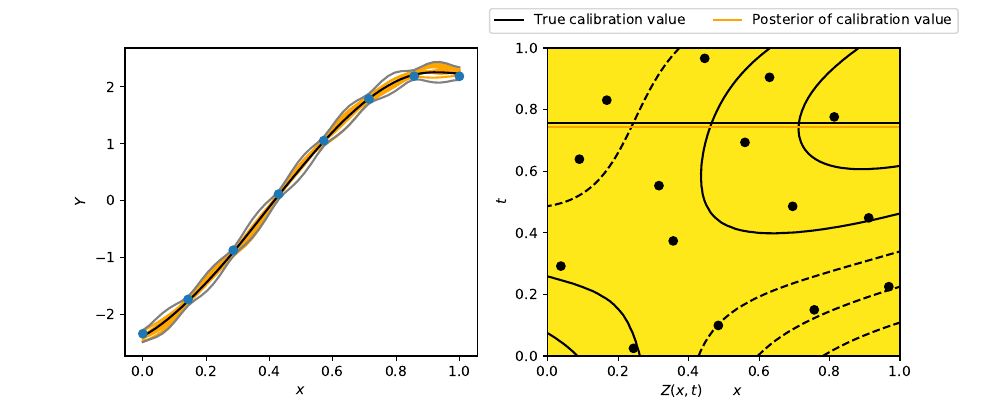

The Python source for this figure:
import os, sys
from os.path import isfile, join
from os import listdir
sys.path.append(os.path.join(os.path.dirname(__file__), "../"))

import numpy as np
import torch
from torch.utils.data import DataLoader, TensorDataset
from torch.utils.data.dataset import random_split
#from collections import OrderedDict

import timeit
#import intertools
import vcal
from vcal.nets import AdditiveDiscrepancy, RegressionNet
from vcal.layers import FourierFeaturesGaussianProcess as GP
from vcal.stats import GaussianVector
from vcal.utilities import MultiSpaceBatchLoader,SingleSpaceBatchLoader, gentxt, VcalException
from vcal.vardl_utils.initializers import IBLMInitializer

import json

import matplotlib
from matplotlib import pyplot as plt
import timeit


from vcal.utilities.designs_of_experiments import lhs_maximin, factorial




def real_computer_experiment(x,t):
    return (       (  3  *x + 5*t).cos()
            -      (-1/10*x -   t).cos()
            +  4/3*(  3  *x - 4*t).cos()
            -  2/3*(  3/2*x - 6*t).cos())
def real_discrepancy(x):
    return (   1/5*(  5/2*x).cos()
            - 1/10*(  5/2*x).sin()
            +  1/5*(  2/6*x).cos())

# TODO description of the data



def display_model(XX,YY_pred,YY=None,X=None,Y=None,i=0,sample_paths=10,plt_std=False):
    input_dim = XX.shape[1]
    nmc_test = YY_pred.shape[0]
    if input_dim==1:
        if YY is not None:
            plt.plot(XX[:,0].numpy(),YY[:,i].numpy())
        if sample_paths>0:
            n_samples = min(sample_paths,nmc_test)
            for j in range(n_samples):
                plt.plot(XX[:,0].numpy(),YY_pred[j,:,i].detach().numpy(),c="orange")
        fmean = YY_pred[:,:,i].detach().mean(0)
        fsd = YY_pred[:,:,i].detach().var(0).sqrt()
        plt.plot(XX[:,0].numpy(),fmean.numpy(),c="black")
        plt.plot(XX[:,0].numpy(),(fmean+2*fsd).numpy(),c="grey")
        plt.plot(XX[:,0].numpy(),(fmean-2*fsd).numpy(),c="grey")
        if X is not None and Y is not None:
            plt.scatter(X[:,0].numpy(),Y[:,i].numpy(),zorder=10)
    if input_dim==2:
        if plt_std:
            fdispl = YY_pred[:,:,i].detach().var(0).sqrt()
        else:
            fdispl = YY_pred[:,:,i].detach().mean(0)
        plt.tricontourf(XX[:,0].squeeze().numpy(), XX[:,1].squeeze().numpy(), fdispl.squeeze().numpy())
        CS = plt.tricontour(XX[:,0].squeeze().numpy(), XX[:,1].squeeze().numpy(), fdispl.squeeze().numpy(),colors="black")
        #plt.clabel(CS, fontsize=9, inline=1)
        if X is not None:
            plt.scatter(X[:,0].squeeze().numpy(),X[:,1].squeeze().numpy(),color="black",zorder=10)
        



def display_calibration(X,Y,XX,YY,XX_star,TT,ZZ,model):
 

    #XGridTorch = utilities.giveGrid(axialPre,D1).type(dtype)
    #XTGridTorch = utilities.giveGrid(axialPre,D1+D2).type(dtype)
    #XXTGridTorch = XTGridTorch[,0:D1]
    #XTTGridTorch = XTGridTorch[,D1:(D1+D2)]
    #predict = model.layers[0].forward(Variable(XGridTorch),Variable(XXTGridTorch),Variable(XTTGridTorch), nMC_test)
    #print(predict)
    if False :
        marginRatio = 0.05
        margin_t=(T.max()-T.min())*marginRatio
        margin_x=(X.max()-X.min())*marginRatio
        tAxis = np.linspace(T.min()-margin_t,T.max()+margin_t,axialPre)
        xAxis = np.linspace(0-margin_x,1+margin_x,axialPre)
        tAxisTorch = torch.from_numpy(tAxis).type(dtype).unsqueeze(1)
        xAxisTorch = torch.from_numpy(xAxis).type(dtype).unsqueeze(1)
        xtgridTorch = utilities.giveGrid(axialPre,2).type(dtype)
        xGridTorch = xtgridTorch[:,0].unsqueeze(1)
        tGridTorch  = ((xtgridTorch[:,1])*(tAxisTorch.max()-tAxisTorch.min())+tAxisTorch.min()).unsqueeze(1)
        qTheta = univariateNormalPDF(tAxis,q_theta_m.squeeze().numpy(),q_theta_v.numpy())
        pTheta = univariateNormalPDF(tAxis,dataPrior.thetaMean.numpy(),dataPrior.thetaCovRoot.squeeze().numpy()**2)
        qThetaExact = realThetaPosteriorGivenHyperParam(tAxisTorch,dataPrior,model)
        dataLikely = np.interp(T.squeeze().numpy(),tAxis,qThetaExact)
        dataLikelyNorm = dataLikely/np.max(qThetaExact)
        plt.subplot(221)
        for i in range(N) :
            plt.scatter(T[i,0],0,c=[float(dataLikelyNorm[i]),float(dataLikelyNorm[i]),float(dataLikelyNorm[i])])
            plt.scatter(T[i,0],0,facecolors='none', edgecolors='black')
        plt.plot([float(trueTheta),float(trueTheta)],[0,np.max([np.max([np.max(qThetaExact),np.max(qTheta)]),np.max(pTheta)])],color="red")
        plt.plot(tAxis,qTheta,color="blue")
        plt.plot(tAxis,pTheta,color="black")
        plt.plot(tAxis,qThetaExact,color="green")
        plt.margins(x=0)
        plt.ylabel("Probability density")

        predict = model.layers[0].forward(Variable(xAxisTorch),Variable(xGridTorch),Variable(tGridTorch), nMC_test)
        Ypredict = predict[:,0:(axialPre),]
        Zpredict = predict[:,axialPre:predict.size(1),:]

        plt.subplot(223)
        plt.contourf(tAxis, xAxis, (torch.from_numpy(qThetaExact).unsqueeze(1).expand(axialPre,axialPre)).t().numpy(), cmap=plt.get_cmap('gray'))
        plt.margins(y=0)
        rf = dataPrior.computerCode(xGridTorch,tGridTorch)
        jet = cm = plt.get_cmap('rainbow')
        cNorm  = colors.Normalize(vmin=rf.min(), vmax=rf.max())
        scalarMap = cmx.ScalarMappable(norm=cNorm, cmap=jet)
        for i in range(n) :
            plt.plot((torch.Tensor([tAxisTorch.min(),tAxisTorch.max()]).unsqueeze(0).expand(n,2).t()).numpy()[:,i],X.expand(n,2).t().numpy()[:,i],color=scalarMap.to_rgba(Y.squeeze().numpy()[i]))
        for i in range(N) :
            plt.scatter(T[i], XStar[i],color=scalarMap.to_rgba(Z.squeeze().numpy()[i]))
        plt.plot([float(trueTheta),float(trueTheta)],[np.min(xAxis),np.max(xAxis)],color="red")
        plt.xlabel(r'$\theta$')
        plt.ylabel(r'$y$')

        plt.subplot(222)
        plt.contourf(tAxis,xAxis, rf.view(axialPre,axialPre).numpy(), vmin=rf.min(),vmax=rf.max(), cmap=cm)
        CS = plt.contour(tAxis,xAxis, rf.view(axialPre,axialPre).numpy(),colors="black")
        plt.clabel(CS, fontsize=9, inline=1)
        plt.ylabel(r"y")

        plt.subplot(224)
        plt.contourf(tAxis, xAxis, Zpredict.data.squeeze().mean(0).view(axialPre,axialPre).numpy(),vmin=rf.min(),vmax=rf.max(), cmap=cm)
        CS = plt.contour(tAxis,xAxis, Zpredict.data.squeeze().mean(0).view(axialPre,axialPre).numpy(),colors="black")
        plt.clabel(CS, fontsize=9, inline=1)
        plt.scatter(T.squeeze().numpy(),XStar.squeeze().numpy(),color="black",zorder=1)
        plt.xlabel(r'$\theta$')
        plt.show()
        plt.close()
        plt.plot(xAxis,Ypredict.squeeze().t().data.numpy(),color="gray",alpha=0.1)
        plt.plot(xAxis,Ypredict.squeeze().mean(0).data.numpy(),color="black")
        plt.scatter(X.squeeze().numpy(),Y.squeeze().numpy(),color="black",zorder=5)
        plt.show()
        plt.close()
        plt.contourf(tAxis, xAxis, Zpredict.data.squeeze().var(0).view(axialPre,axialPre).numpy(),vmin=0)
        plt.scatter(T.squeeze().numpy(),XStar.squeeze().numpy(),color="black",zorder=1)
        #CS = plt.contour(np.linspace(tgrid.min(),tgrid.max(),preGrid), np.linspace(xgrid.min(),xgrid.max(),preGrid), rf.view(preGrid,preGrid).numpy(),colors="black")
    plt.show()
        #plt.close()



##### DISPLAY
# Some functions for plotting
def univariateNormalPDF(x,m,v):
    Q_solve = 1/(np.sqrt(v))*(x-m)
    return 1/(np.sqrt(v*2*np.pi))*np.exp(-0.5*(Q_solve**2))

def normalPDF(x,m,v,isRoot=False):
    D2 = v.size()[1]
    q_theta_m = m
    if isRoot:
        q_theta_vroot = v
    else:
        q_theta_vroot = torch.potrf(v)
    Q_solve = torch.inverse(q_theta_vroot).mm((x-q_theta_m.unsqueeze(0)).t())
    qTheta = float(1/((2*np.pi)**(D2/2)*(q_theta_vroot.diag().abs().prod())))*(-0.5*(Q_solve**2).sum(0)).exp()
    return qTheta

def plotCalibDomain(X, XStar, T, Y, Z, model,lower2,upper2,priorMean,priorCovRoot,trueTheta=None,axialPre=None,outputFile=None,log=False,subplot=None,returnPlot = False):
    dtype=X.type()
    D2 = lower2.size()[0]
    if  axialPre is None:
        axialPre = 20
    tGrid  = factorial(axialPre,D2).type(dtype)*(upper2-lower2).unsqueeze(0)+lower2.unsqueeze(0)
    qThetaExact = None
    qTheta = normalPDF(tGrid,model.calib_posterior.loc.data.squeeze(1),model.calib_posterior.tril,isRoot=True)
    pTheta = normalPDF(tGrid,model.calib_prior.loc.data.squeeze(1),model.calib_prior.tril,isRoot=True)
    output = plt.figure()
    if subplot is not None:
        outputPlt = subplot
    else:
        outputPlt = plt
    if (D2==1):
        t = np.linspace(lower2[0],upper2[0],axialPre)
        outputPlt.plot(t,qTheta.detach().numpy(),c="blue")
        outputPlt.plot(t,pTheta.detach().numpy(),c="black")
        if trueTheta is not None:
            outputPlt.plot([trueTheta[0],trueTheta[0]],[0,torch.cat((qTheta,pTheta),0).max()],color="red")
    if (D2==2):
        t1 = np.linspace(lower2[0],upper2[0],axialPre)
        t2 = np.linspace(lower2[1],upper2[1],axialPre)
        outputPlt.contourf(t1, t2, qThetaExact.view(axialPre,axialPre).t().numpy())#
        if trueTheta is not None:
            outputPlt.scatter(trueTheta[0],trueTheta[1],c="red")
        outputPlt.contour(t1, t2, qTheta.view(axialPre,axialPre).t().numpy(),colors='black')
    if subplot is None:
        outputPlt.show()
    if outputFile is not None:
        output.savefig(outputFile, bbox_inches='tight')
    if returnPlot:
        return tGrid, qThetaExact,output
    
    return tGrid, qThetaExact

if __name__ == '__main__':
    seed = 0
    vcal.utilities.set_seed(seed)

    # Setup dataset
    obs_size = 8
    run_size = 15
    input_dim = 2
    calib_dim = 1
    true_calib = torch.rand(calib_dim)

    X = torch.linspace(0,1,obs_size).unsqueeze(1)
    Y = real_computer_experiment(X,true_calib) + real_discrepancy(X)
    X_star_T = lhs_maximin(run_size,input_dim,rep=500)
    X_star = X_star_T[:,:(input_dim-calib_dim)]
    T      = X_star_T[:,-calib_dim:]
    Z = real_computer_experiment(X_star,T)

    test_obs_size = 50
    axial_pre = 50
    test_run_size = axial_pre**input_dim
    XX      = torch.linspace(0,1,test_obs_size).unsqueeze(1)
    YY = real_computer_experiment(XX,true_calib) + real_discrepancy(XX)
    XX_star_axis = torch.linspace(0,1,axial_pre).unsqueeze(1)
    TT_axis      = torch.linspace(0,1,axial_pre).unsqueeze(1)
    XX_star_TT = factorial(axial_pre,input_dim)
    XX_star= XX_star_TT[:,:(input_dim-calib_dim)]
    TT     = XX_star_TT[:,-calib_dim:]
    ZZ = real_computer_experiment(XX_star,TT)
    train_obs_loader = DataLoader(TensorDataset(X,Y),
                                    batch_size=obs_size,
                                    shuffle=True,
                                    num_workers=0,
                                    pin_memory=True)
    train_run_loader = DataLoader(TensorDataset(X_star,T,Z),
                                    batch_size=run_size,
                                    shuffle=True,
                                    num_workers=0,
                                    pin_memory=True)
    test_obs_loader = DataLoader(TensorDataset(XX,YY),
                                    batch_size=test_obs_size,
                                    shuffle=True,
                                    num_workers=0,
                                    pin_memory=True)
    test_run_loader = DataLoader(TensorDataset(XX_star,TT,ZZ),
                                    batch_size=test_run_size,
                                    shuffle=True,
                                    num_workers=0,
                                    pin_memory=True)

    train_data_loader = MultiSpaceBatchLoader(train_obs_loader,train_run_loader)
    test_data_loader  = MultiSpaceBatchLoader(test_obs_loader,  test_run_loader)

    nmc_train = 5
    nmc_test  = 40
    nfeatures_run = 50
    nfeatures_obs = 50
    noise_std_run = 0.01
    noise_std_obs = 0.03

    eta   = GP(input_dim,           1,nfeatures=nfeatures_run, nmc_train=nmc_train, nmc_test=nmc_test)
    delta = GP(input_dim-calib_dim, 1,nfeatures=nfeatures_obs, nmc_train=nmc_train, nmc_test=nmc_test)
    eta.variances   = 1  *torch.ones(1)
    delta.variances = .05*torch.ones(1)
    eta.lengthscales   = .8*torch.ones(1)
    delta.lengthscales = .1*torch.ones(1)
    computer_model = RegressionNet(eta)
    discrepancy    = RegressionNet(delta)
    computer_model.likelihood.row_stddev = noise_std_run
    discrepancy.likelihood.row_stddev    = noise_std_obs

    calib_prior = GaussianVector(calib_dim,iid=True,constant_mean=.5,parameter=False)
    calib_prior.stddev=1
    calib_posterior = GaussianVector(calib_dim)
    #calib_posterior.set_to(calib_prior)
    #calib_posterior.row_cov.parameter.detach()
    
    calib_posterior.stddev = .15
    calib_posterior.loc.data = torch.randn(1)

    model = AdditiveDiscrepancy(computer_model,discrepancy,calib_prior,calib_posterior,true_calib=true_calib)

    ### Initialization of the computer model
    init_batchsize_run = run_size # all data are taken for initialization
    init_data_run,_=random_split(train_data_loader.loaders[1].dataset,[init_batchsize_run,run_size-init_batchsize_run])
    dataloader_run_for_init=SingleSpaceBatchLoader(DataLoader(init_data_run,batch_size=init_batchsize_run),cat_inputs=True)
    computer_model_initializer=IBLMInitializer(computer_model,dataloader_run_for_init,noise_var =noise_std_run**2)
    computer_model_initializer.initialize()
    
    lr = .02
    iterations_free_noise = 100
    device = None
    verbose = False
    lr_calib= 0.1
    outdir = vcal.vardl_utils.next_path('workspace/minimalist_example/%s/' % ('run-%04d/'))
    tb_logger = vcal.vardl_utils.logger.TensorboardLogger(path=outdir, model=model, directory=None)
    trainer = vcal.learning.Trainer(model, 'Adam', {'lr': lr}, train_data_loader,test_data_loader,device, seed,  tb_logger,debug=verbose,lr_calib=lr_calib)
    for p in model.likelihood.parameters():
        p.requires_grad = False
    delta.fix_hyperparameters()
    print(model.string_parameters_to_optimize())
    test_interval = iterations_free_noise
    trainer.fit(iterations_free_noise, test_interval, 1, time_budget=60//2)

    # Figure
    with torch.no_grad():
        calib_mean = model.calib_posterior.loc.detach()
        eta.local_reparam   = False
        delta.local_reparam = False
        YY_pred , ZZ_pred = model([XX,XX_star,TT])
        plt.figure(num=None, figsize=(10, 4), dpi=160)
        plt.subplot(121)
        display_model(XX,YY_pred,X=X,Y=Y)
        plt.xlabel(r'$x$')
        plt.ylabel(r'$Y$')
        plt.subplot(122)
        display_model(torch.cat((XX_star,TT),-1),ZZ_pred,X=torch.cat((X_star,T),-1))
        plt.plot([torch.min(XX),torch.max(XX)],[true_calib.item(),true_calib.item()],color="black", label='True calibration value',zorder = 11)
        plt.plot([torch.min(XX),torch.max(XX)],[calib_mean.item(),calib_mean.item()],color="orange", label='Posterior of calibration value')
        qTheta = calib_posterior.log_prob(TT_axis).exp()
        plt.contourf([XX.min(),XX.max()],TT_axis.squeeze().numpy(), qTheta.unsqueeze(1).expand(axial_pre,2).numpy(), cmap=plt.get_cmap('Wistia'),alpha=1)
        plt.xlabel(r'$Z(x,t)$       $x$          ')
        plt.ylabel(r'$t$')
        plt.legend(loc='upper center', bbox_to_anchor=(0.5, 1.15),
          ncol=2, fancybox=True).set_zorder(12)
        plt.show()
